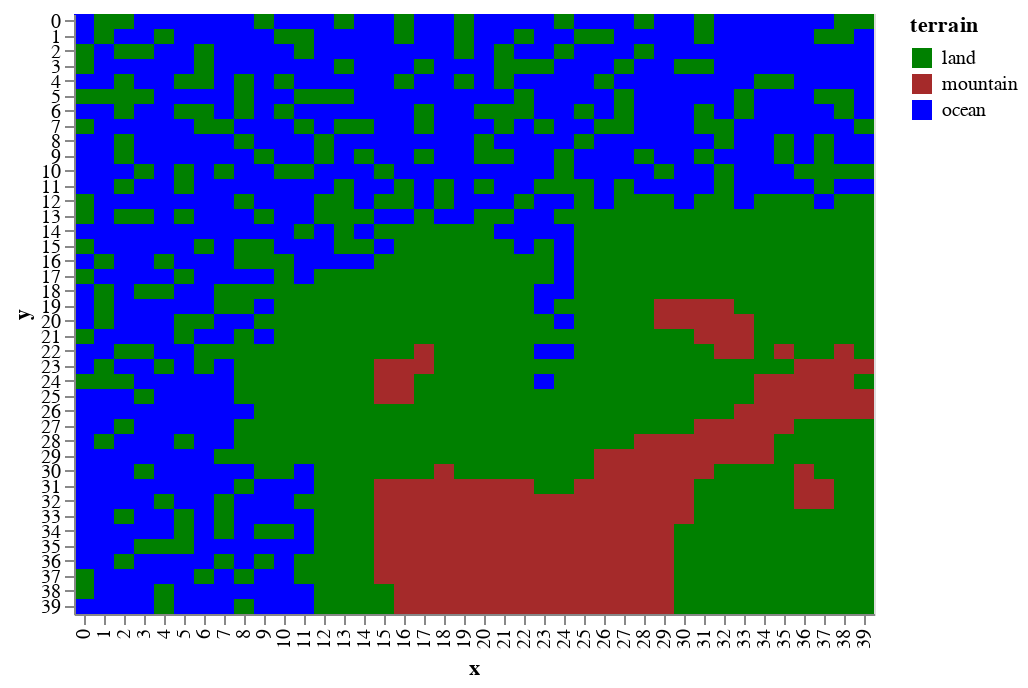

This figure's notebook cell:
### Markdown cell above
If the oceans were to come in at `heignt == 0` then you can assume that lower terrain is _under water_

### Code cell
draw.drawTerrainTypes(world.grid_elevation,world.landscape)

### Figure 1 — Vega-Lite specification as saved in the notebook (floating-point values rounded to 4 significant figures; data arrays with more than 128 entries replaced by an {"elided": "..."} marker saying what was removed)
{"$schema": "https://vega.github.io/schema/vega-lite/v2.6.0.json", "config": {"view": {"height": 300, "width": 400}}, "data": {"name": "data-d24e2428ceb784cd344a9263f83c6b0f"}, "datasets": {"data-d24e2428ceb784cd344a9263f83c6b0f": {"elided": "1600 records"}}, "encoding": {"color": {"field": "terrain", "scale": {"domain": ["land", "mountain", "ocean"], "range": ["green", "brown", "blue"]}, "type": "nominal"}, "x": {"field": "x", "type": "ordinal"}, "y": {"field": "y", "type": "ordinal"}}, "mark": "rect"}
